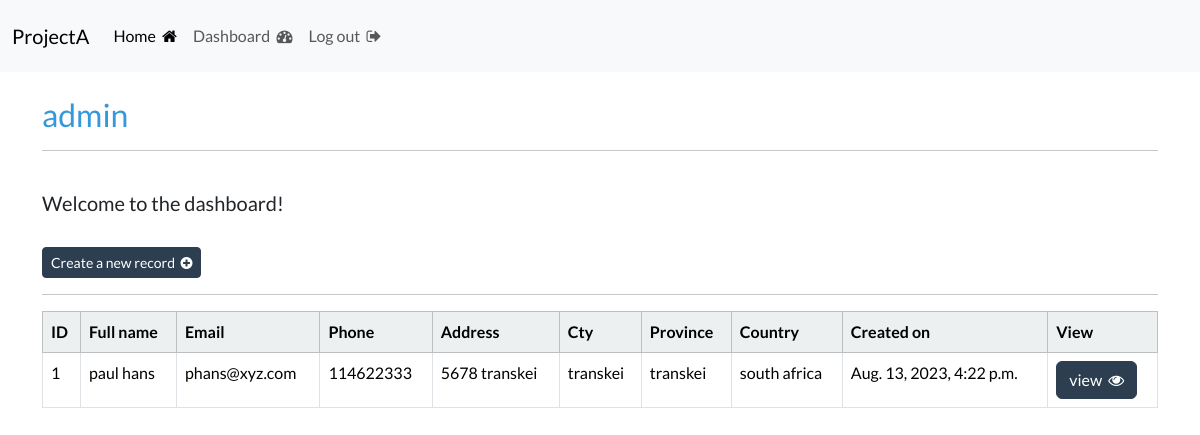
Before: /dashboard/ (signed in) with the older database file.
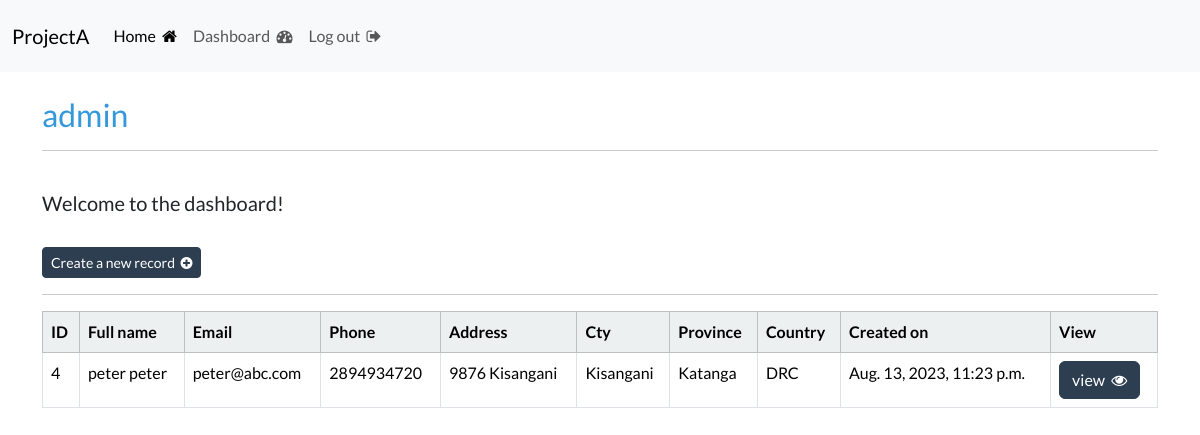
After: the same page with the newer database file.
### webapp/models.py (models this page shows, shortened)
class Record(models.Model):
    creation_date = models.DateTimeField(auto_now_add=True)
    first_name = models.CharField(max_length=100)
    last_name = models.CharField(max_length=100)
    email = models.EmailField()
    phone = models.BigIntegerField()
    address = models.CharField(max_length=255)
    city = models.CharField(max_length=100)
    province = models.CharField(max_length=100)
    country = models.CharField(max_length=100)
    class Meta:
        ordering = ('-creation_date',)

### webapp/views.py (the view)
# urls.py: path('dashboard/', views.dashboard, name='dashboard'),
@login_required(login_url='login')
def dashboard(request):
    my_records = Record.objects.all()
    context = {
        'records': my_records
    }
    return render(request, 'webapp/dashboard.html', context)

### webapp/templates/webapp/dashboard.html (shortened to what this page needs)
{% extends 'webapp/base.html' %}
{% load crispy_forms_tags %}
{% block content %}
    <h3 class="text-right text-info">{{ user }}</h3>
    <hr>
    <br>
    <h5>Welcome to the dashboard!</h5>
    <br>
    <a href="{% url 'create_record' %}" class="btn btn-primary btn-sm">Create a new record &nbsp;<i class="fa fa-plus-circle" aria-hidden="true"></i></a>
    <hr>
    <table class="table table-hover table-bordered">
        <thead class="table-light">
            <tr>
                <th scope="col"> ID </th>
                <th scope="col"> Full name </th>
                <th scope="col"> Email </th>
                <th scope="col"> Phone </th>
                <th scope="col"> Address </th>
                <th scope="col"> Cty </th>
                <th scope="col"> Province </th>
                <th scope="col"> Country </th>
                <th scope="col"> Created on </th>
                <th scope="col"> View </th>
            </tr>
        </thead>
        <tbody>
            {% if records %}
                {% for record in records %}
                    <tr>
                        <td>{{ record.id }}</td>
                        <td>{{ record.first_name }} {{ record.last_name }}</td>
                        <td>{{ record.email }}</td>
                        <td>{{ record.phone }}</td>
                        <td>{{ record.address }}</td>
                        <td>{{ record.city }}</td>
                        <td>{{ record.province }}</td>
                        <td>{{ record.country }}</td>
                        <td>{{ record.creation_date }}</td>
                        <td><a class="btn btn-primary" href="{% url 'view-record' record.id %}">view &nbsp;<i class="fa fa-eye" aria-hidden="true"></i></a></td>
                    </tr>
                {% endfor %}
            {% endif %}
        </tbody>
    </table>
{% endblock %}

### webapp/templates/webapp/base.html (shortened to what this page needs)
{% load static %}
<!DOCTYPE html>
<html lang="en">
<head>
    <link rel="stylesheet" href="https://bootswatch.com/5/flatly/bootstrap.min.css">
    <link rel="stylesheet" href="{% static 'webapp/css/styles.css' %}">
    <link rel="stylesheet" href="https://cdnjs.cloudflare.com/ajax/libs/font-awesome/4.7.0/css/font-awesome.min.css">
</head>
<body>
    {% include 'webapp/navbar.html' %}
    <div class="container">
        <br>
        {% block content %}
        {% endblock content %}
    </div>
</body>
</html>

### webapp/templates/webapp/navbar.html (shortened to what this page needs)
<nav class="navbar navbar-expand-lg bg-body-tertiary">
    <div class="container-fluid">
      <a class="navbar-brand" href="{% url 'index' %}">ProjectA</a>
      <div class="collapse navbar-collapse" id="navbarNav">
        <ul class="navbar-nav">
          <li class="nav-item">
            <a class="nav-link active" aria-current="page" href="{% url 'index' %}">Home &nbsp;<i class="fa fa-home" aria-hidden="true"></i></a>
          </li>
          {% if user.is_authenticated %}
            <li class="nav-item">
                <a class="nav-link" href="{% url 'dashboard' %}">Dashboard &nbsp;<i class="fa fa-tachometer" aria-hidden="true"></i></a>
            </li>
            <li class="nav-item">
                <a class="nav-link" href="{% url 'logout' %}">Log out &nbsp;<i class="fa fa-sign-out" aria-hidden="true"></i></a>
            </li>
          {% endif %}
        </ul>
      </div>
    </div>
  </nav>

Changed rows visible on the page:
removed Record: id "1", first_name "paul", last_name "hans", email "phans@xyz.com", phone "114622333", address "5678 transkei", city "transkei", province "transkei", country "south africa", creation_date "Aug. 13, 2023, 4:22 p.m."
added Record: id "4", first_name "peter", last_name "peter", email "peter@abc.com", phone "2894934720", address "9876 Kisangani", city "Kisangani", province "Katanga", country "DRC", creation_date "Aug. 13, 2023, 11:23 p.m."
